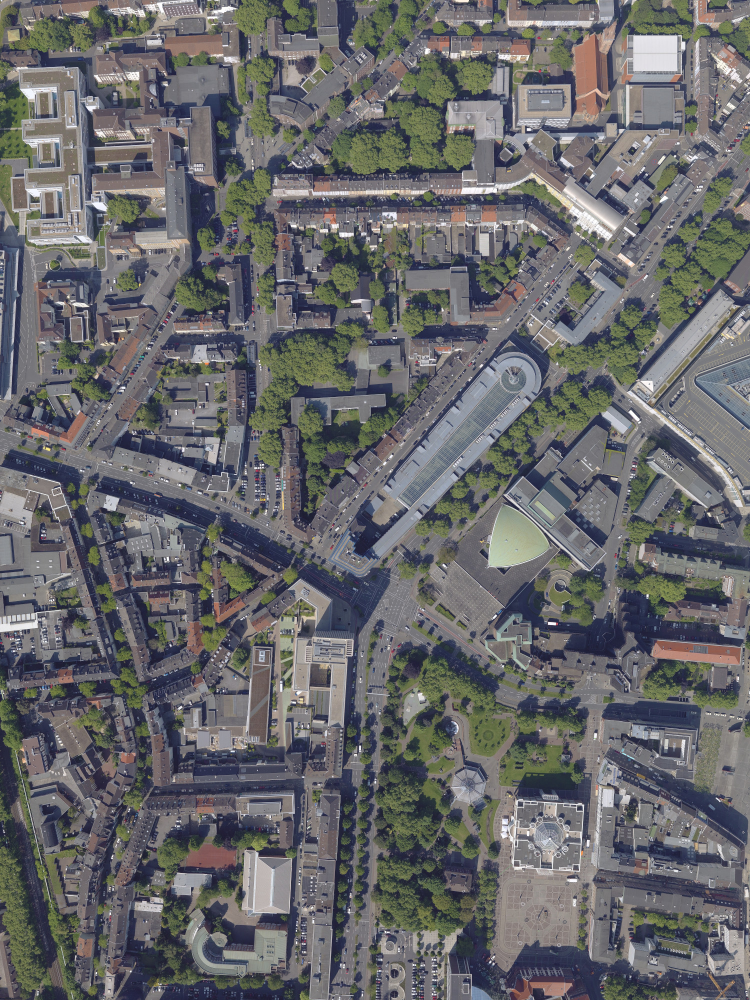
#> input picture Keypoints/KeyNetAffNetHardNet/imgs_sample/005_009_163000210.jpg, 1500 x 2000 px, given in place of 0147-RGB.jpg, which was not available (shown at 1/2 size)
$ python CCorrRun.py
#> lines starting #> are read from the running program, lines starting #| are printed output that depends on the picture
'''
Keypoints refinement with Cross Correlation

'''

import os
import time
import cv2
# [12 lines of commented-out code are left out]

SHIFT_PIXEL_COLMAP = 0.5
# [9 lines of commented-out code are left out]

start = time.time()
#im = iio.imread(r"C:\Users\fbk3d\Documents\Projects\Graz\Imgs_jpg\Imgs_resized\0147-RGB.jpg")
#print(im.shape)
#print(type(im))
img = cv2.imread(r"C:\Users\fbk3d\Documents\Projects\Graz\Imgs_jpg\Imgs_resized\0147-RGB.jpg", 0)
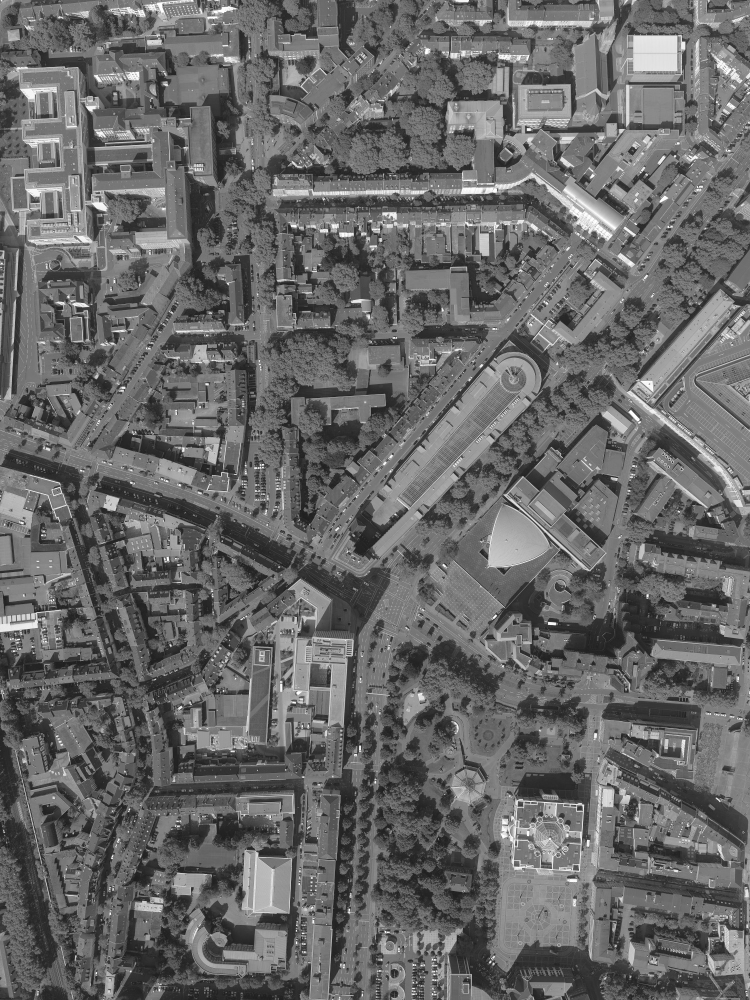
#> img: shape (2000, 1500) (shown at 1/2 size); min 16, max 255, mean 103.9
print(type(img))
#| <class 'numpy.ndarray'>
end=time.time()
print("ImageIO execution time:", end-start)
quit()
#> (the program exits here)

$ run again, on Keypoints/KeyNetAffNetHardNet/imgs_sample/006_009_163000191.jpg
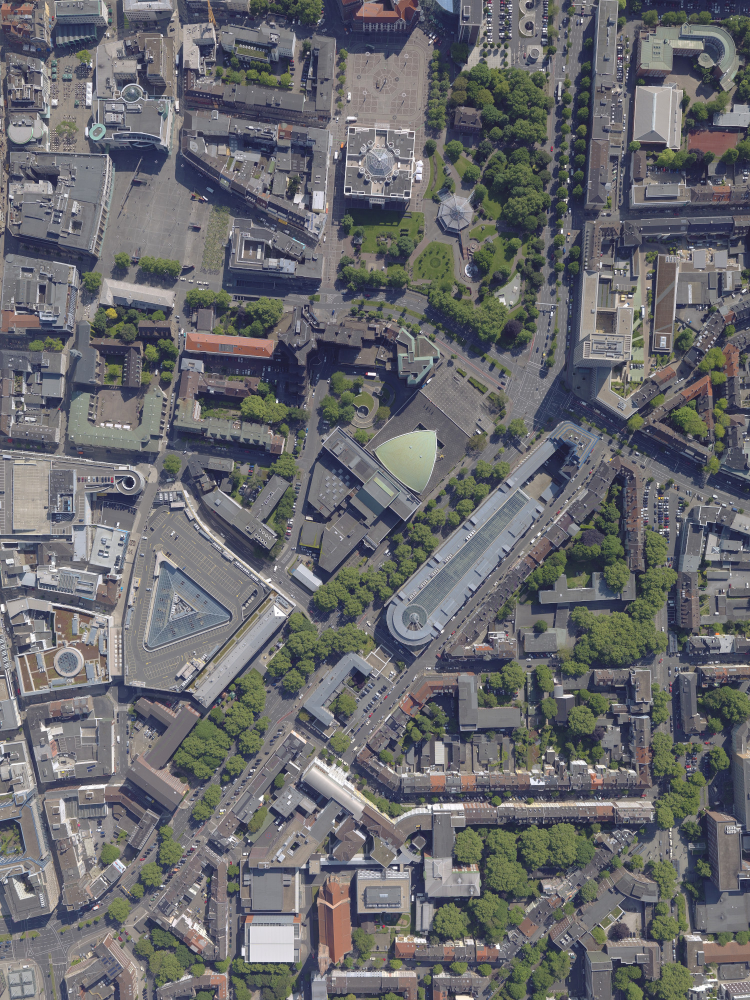
#> input picture Keypoints/KeyNetAffNetHardNet/imgs_sample/006_009_163000191.jpg, 1500 x 2000 px, given in place of 0147-RGB.jpg, which was not available (shown at 1/2 size)
#> `img = cv2.imread(r"C:\Users\fbk3d\Documents\Projects\Graz\Imgs_jpg\Img..`:
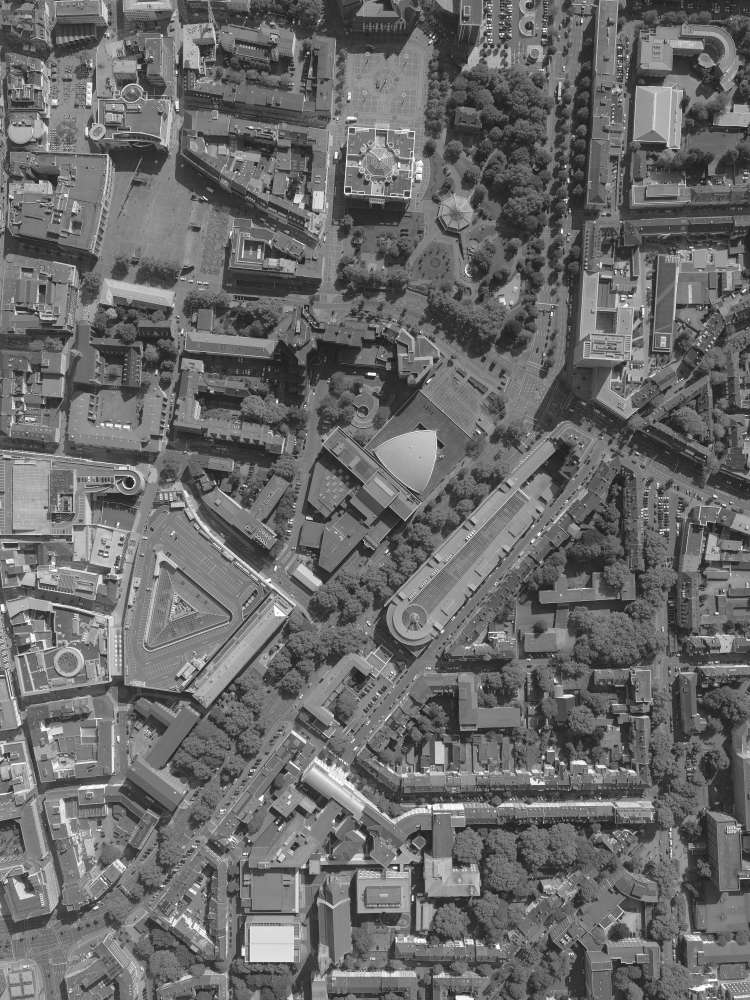
#> img: shape (2000, 1500) (shown at 1/2 size); min 20, max 255, mean 106.2
#| <class 'numpy.ndarray'>
